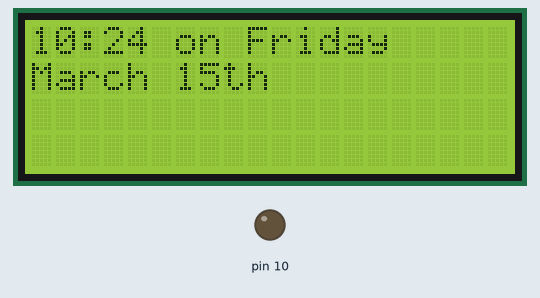
Simulated run of this program. Board: Arduino Uno, built with avr-gcc and run on an emulated ATmega328P. On the bench: 20×4 character LCD, output pins drawn as LEDs (lit = HIGH). The local clock reads 2024-03-15 10:24:30 at power-on unless the program sets it; storage starts empty; random numbers use the default seed unless the program sets one; what the program prints to the serial monitor is not drawn.

Above: at 0.2 s.
At 90.4 s:
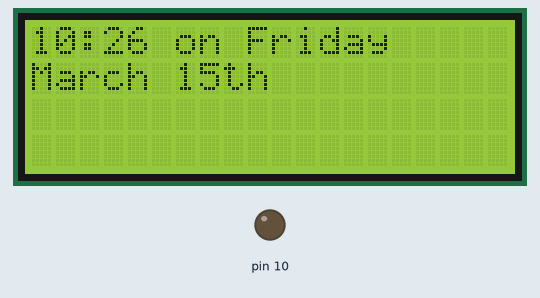

The program:

main.cpp
```cpp
#include <Timezone.h>
#include <Wire.h>
#include <DS3232RTC.h>
#include <SPI.h>
#include <SD.h>
#include <LiquidCrystal.h>
#include <Time.h>

// LCD GLOBAL VARIABLES
LiquidCrystal lcd(2, 3, 4, 5, 6, 7);

// TIMEZONE VARIABLES
TimeChangeRule usCDT = {"CDT", Second, Sun, Mar, 2, -300}; // UTC - 5hr
TimeChangeRule usCST = {"CST", First, Sun, Nov, 2, -360};  // UTC - 6hr
Timezone usCentral(usCDT, usCST);
TimeChangeRule *tcr;
time_t utc, local;

// SD GLOBAL VARIABLES
File file;
const String FILENAME = "robit.txt";
int numMessages;
char c;

int timer = 5 + 1; // start timer above threshold to create new message on reset

// Opens the text file and reads the total number of lines.
// Also syncs with the clock module.
void setup()
{
    const int CHIP_SELECT = 8;

    Serial.begin(9600);

    // LCD INITIALIZATION
    lcd.begin(20, 4);
    lcd.clear();

    // SD INITIALIZATION
    pinMode(10, OUTPUT);
    if (!SD.begin(CHIP_SELECT))
    {
        Serial.println("Card failed or not present");
        return;
    }
    Serial.println("Card initialized.");

    file = SD.open(FILENAME);
    if (file)
    {
        Serial.println(FILENAME + " opened successfully!");
        c = file.read();
        numMessages = 1;
        while (file.available())
        {
            if (c == '\n')
            {
                numMessages++;
            }
            c = file.read();
        }
        Serial.println("There are " + String(numMessages) + " messages");
        Serial.println("Closing file");
        file.close();
    }
    else
    {
        Serial.println("Unable to open " + FILENAME);
    }

    // Uncomment on first run to set time
    //setDateTime();
    setSyncProvider(RTC.get);
    long time = (long)now();
    //Serial.println(time);
    randomSeed(time * time);
}

void setDateTime()
{
    setTime(17, 21, 11, 31, 10, 2015); // hr, min, sec, day, month, year
    RTC.set(now());
}

// LCD METHODS

void clearLine(unsigned int linenum)
{
    lcd.setCursor(0, linenum);
    lcd.print("                    ");
}

// Updates the first two lines of the display in the format:
// 00:00 on Weekday
// Month 00th
void updateTime()
{
    utc = now();
    local = usCentral.toLocal(utc);

    String minStr;
    String secStr;
    String topLineMessage;
    String secondLineMessage;

    if (minute(local) < 10)
    {
        minStr = "0" + String(minute(local));
    }
    else
    {
        minStr = String(minute(local));
    }

    lcd.setCursor(0, 0);
    topLineMessage = String(hourFormat12(local)) + ":" + minStr + " on " + dayStr(weekday(local));
    lcd.print(topLineMessage);
    for (unsigned int i = 0; i < 20 - topLineMessage.length(); i++)
    {
        lcd.print(' ');
    }
    // SECOND LINE
    secondLineMessage = monthStr(month(local)) + String(" ") + String(day(local));
    if ((day(local) == 1) || (day(local) == 21) || (day(local) == 31))
    {
        secondLineMessage += "st";
    }
    else if ((day(local) == 2) || (day(local) == 22))
    {
        secondLineMessage += "nd";
    }
    else if ((day(local) == 3) || (day(local) == 23))
    {
        secondLineMessage += "rd";
    }
    else
    {
        secondLineMessage += "th";
    }
    lcd.setCursor(0, 1);
    lcd.print(secondLineMessage);
    for (unsigned int i = 0; i < 20 - secondLineMessage.length(); i++)
    {
        lcd.print(" ");
    }
}
// SD METHODS

// Reads the text file at the specifed line (zero based) and populates
// the input char array with the format message[wordIndex][charIndex]
void getMessageAtLine(int linenum, char message[])
{
    for (int i = 0; i < 40; i++)
    {
        message[i] = NULL;
    }

    if (!SD.exists(FILENAME))
    {
        Serial.println(F("File doesn't exist"));
        return;
    }
    file = SD.open(FILENAME);
    if (file)
    {
        Serial.println(F("File opened"));
    }
    else
    {
        Serial.println(F("Error: File could not be opened"));
        return;
    }
    for (int i = 0; i < linenum; i++)
    {
        c = file.read();
        while (!(c == '\n'))
        {
            c = file.read();
        }
    }

    c = file.read();
    unsigned int letterIndex = 0;
    while (!(c == '\n') && !(c == '\r'))
    {
        message[letterIndex] = c;
        c = file.read();
        Serial.print(c);
        letterIndex++;
    }

    Serial.println();
    file.close();
}

// Returns -1 if message should be printed normally with no word breaks
// Otherwise, returns index of word that needs to be pushed to a new line
int checkForWordBreak(char *message)
{
    const unsigned int numLines = 2;

    unsigned int lineIndex = 0;
    unsigned int charsLeftInLine = 20;
    unsigned int wordIndex = 0;
    unsigned int charIndex = 0;
    unsigned int currWordLength = 0;
    int wordBreakIndex = -1;

    while (message[charIndex] != NULL && charIndex < 40)
    {
        if (lineIndex >= numLines)
        {
            return (wordBreakIndex == 0) ? wordBreakIndex : -1;
        }
        if (charsLeftInLine <= 0)
        {
            wordBreakIndex = wordIndex;
            lineIndex++;
            charsLeftInLine = 20 - currWordLength;
        }
        if (message[charIndex] == ' ')
        {
            currWordLength = 0;
            wordIndex++;
        }
        charIndex++;
        charsLeftInLine--;
    }
    return (wordBreakIndex > 0) ? wordBreakIndex : -1;
}

// LCD + SD METHODS

// Reads a message at a random line number and prints it
// on the last two lines of the lcd display
void printNewMessage()
{
    char message[40];

    int index = random(0, numMessages - 1);

    getMessageAtLine(index, message);

    clearLine(2);
    clearLine(3);
    lcd.setCursor(0, 2);
    unsigned int charsLeft = 20;
    unsigned int wordIndex = 0;
    int wordBreakIndex = checkForWordBreak(message);

    for (unsigned int i = 0; i < 40; i++)
    {
        if (message[i] == NULL)
        {
            return;
        }

        if (charsLeft == 0)
        {
            charsLeft = 20;
            lcd.setCursor(0, 3);
        }

        if (message[i] == ' ')
        {
            wordIndex++;
            if (wordIndex == wordBreakIndex)
            {
                lcd.setCursor(0, 3);
                charsLeft = 20;
                continue;
            }
        }

        lcd.print(message[i]);
        charsLeft--;
    }
}

// Updates time 1/sec and draws a new message 1/200sec
void loop()
{
    updateTime();

    // Determines how long each message stays before it is changed (in seconds)
    if (timer > 20)
    {
        printNewMessage();
        timer = 0;
    }

    delay(1000); // 1 second
    timer++;
}
```
